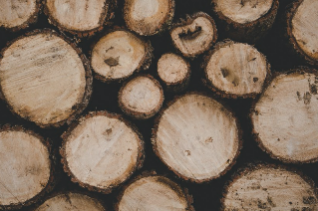
#> input picture imgs/1.png, 318 x 211 px, given in place of 1.jpg, which was not available
$ python first_image.py   (older library calls are emulated)
#> lines starting #> are read from the running program, lines starting #| are printed output that depends on the picture; after the words box and inside, x2 and y2 are one past the last pixel; in counts of white or black regions, pixels touching at a corner belong together; pictures that were not available may be replaced by others from this repository, and a replacement may not be noted
# _*_ coding: utf-8 _*_
__author__ = 'LelandYan'
__date__ = '2019/5/16 19:32'
import numpy as np
import cv2
import matplotlib.pyplot as plt
import copy
from pylab import mpl
import skimage
# 防止中文乱码
mpl.rcParams['font.sans-serif'] = ['SimHei']


class processing_image:
    def __init__(self, filename="./raw_data/1.jpg", output="./out_data"):
        self.filename = filename
        self.output = output

    def op_gray_to_four_type(self, kernel=(9, 9), erode_iter=5, dilate_iter=5):

#> called with kernel = (9, 9), erode_iter = 5, dilate_iter = 5
        img = cv2.imread(self.filename)
#> img is the input picture: shape (211, 318, 3); mean B, G, R 91.3, 107.9, 126.3
        # gray
        img = cv2.cvtColor(img, cv2.COLOR_BGR2GRAY)
#> img: shape (211, 318)
        # erode dilate
        closed = cv2.erode(img, None, iterations=erode_iter)
        img = cv2.dilate(closed, None, iterations=dilate_iter)

        kernel = np.ones(kernel, np.uint8)
        # open operation
        img_open = cv2.morphologyEx(img, op=cv2.MORPH_OPEN, kernel=kernel)
        # close operation
        img_close = cv2.morphologyEx(img, op=cv2.MORPH_CLOSE, kernel=kernel)
        # gradient operation
        img_grad = cv2.morphologyEx(img, op=cv2.MORPH_GRADIENT, kernel=kernel)
        # tophat operation
        img_tophat = cv2.morphologyEx(img, op=cv2.MORPH_TOPHAT, kernel=kernel)
#> img_tophat: shape (211, 318); every value is 0
        # blackhat operation
        img_blackhat = cv2.morphologyEx(img, op=cv2.MORPH_BLACKHAT, kernel=kernel)
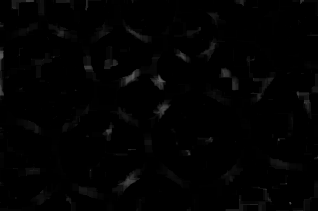
#> img_blackhat: shape (211, 318); min 0, max 93, mean 2.1
        # Plot the images
        images = [img, img_open, img_close, img_grad,
                  img_tophat, img_blackhat]
        names = ["raw_img", "img_open", "img_close", "img_grad", "img_tophat", "img_blackhat"]
        cv2.imwrite(self.output+"/gradient_image1.jpg",img_grad)
        fig, axs = plt.subplots(nrows=2, ncols=3, figsize=(15, 15))
        for ind, p in enumerate(images):
            ax = axs[ind // 3, ind % 3]
            ax.imshow(p, cmap='gray')
            ax.set_title(names[ind])
            ax.axis('off')
#> this loop made 6 passes
        plt.show()

    def op_first_to_three_type(self, flag=False):
        # 全局阈值
        def threshold_demo(image):
            gray = cv2.cvtColor(image, cv2.COLOR_RGB2GRAY)  # 把输入图像灰度化
            # 直接阈值化是对输入的单通道矩阵逐像素进行阈值分割。
            ret, binary = cv2.threshold(gray, 0, 255, cv2.THRESH_BINARY | cv2.THRESH_TRIANGLE)
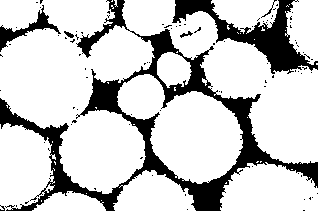
#> binary: shape (211, 318); 79.1% white; 95 black regions (89 under 20 px), largest, box (x1, y1, x2, y2) and area: (0, 0, 318, 211) 9895, (172, 0, 318, 74) 3172, (0, 5, 61, 52) 611, (64, 31, 74, 38) 36, (180, 31, 193, 38) 36, (261, 0, 277, 18) 32
#> ret = 46
            if flag:
                cv2.imwrite(self.output + "/global_binary_first1.jpg", binary)
            return binary

        # 局部阈值
        def local_threshold(image):
            gray = cv2.cvtColor(image, cv2.COLOR_RGB2GRAY)  # 把输入图像灰度化
            # 自适应阈值化能够根据图像不同区域亮度分布，改变阈值
            binary = cv2.adaptiveThreshold(gray, 255, cv2.ADAPTIVE_THRESH_GAUSSIAN_C, cv2.THRESH_BINARY, 25, 10)
#> binary: shape (211, 318); 75.8% white; 529 black regions (489 under 20 px), largest, box (x1, y1, x2, y2) and area: (0, 0, 296, 211) 11644, (244, 116, 318, 189) 846, (287, 0, 318, 79) 332

            if flag:
                cv2.imwrite(self.output + "/local_binary_first1.jpg", binary)
            return binary

        # 用户自己计算阈值
        def custom_threshold(image):
            gray = cv2.cvtColor(image, cv2.COLOR_RGB2GRAY)  # 把输入图像灰度化
            h, w = gray.shape[:2]
#> h = 211; w = 318
            m = np.reshape(gray, [1, w * h])
            mean = m.sum() / (w * h)
#> mean = 111.5
            ret, binary = cv2.threshold(gray, mean, 255, cv2.THRESH_BINARY)
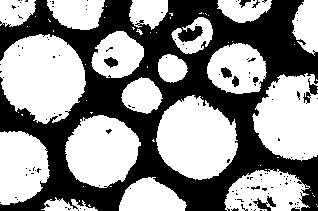
#> binary: shape (211, 318); 56.4% white; 133 black regions (122 under 20 px), largest, box (x1, y1, x2, y2) and area: (0, 0, 318, 211) 28287, (253, 196, 276, 211) 144, (303, 78, 318, 104) 133
#> ret = 111
            if flag:
                cv2.imwrite(self.output + "/custom_binary_first1.jpg", binary)
            return binary

        if flag:
            src = cv2.imread("./out_data/gray_cutting_image1.jpg")
        else:
            src = cv2.imread(self.filename)
        src = cv2.cvtColor(src, cv2.COLOR_BGR2RGB)
        global_scr = threshold_demo(src)
        local_scr = local_threshold(src)
        custom_src = custom_threshold(src)
        images = [src, global_scr, local_scr,
                  custom_src]
        names = ["src", "global_scr", "local_scr", "custom_src"]
        fig, axs = plt.subplots(nrows=2, ncols=2, figsize=(10, 10))
        for ind, p in enumerate(images):
            ax = axs[ind // 2, ind % 2]
            ax.imshow(p, cmap='gray')
            ax.set_title(names[ind])
            ax.axis('off')
#> this loop made 4 passes
        plt.show()

    # [32 lines left out: function op_cutting_image, not called in this run]

    def op_edge_test(self):
        def gray_dege_test():
            img = cv2.imread("./out_data/gradient_image1.jpg")
#> img: shape (211, 318, 3); min 0, max 139, mean 42.3
            gray = cv2.cvtColor(img, cv2.COLOR_BGR2GRAY)
            blurred = cv2.GaussianBlur(gray, (9, 9), 0)
            ret, binary = cv2.threshold(blurred, 127, 255, cv2.THRESH_BINARY)
#> binary: shape (211, 318); 0.04% white in thin lines or dots, all inside (x1, y1, x2, y2) = (70, 164, 225, 177)
            closed = cv2.dilate(binary, None, iterations=110)
#> closed: shape (211, 318); 73.3% white; 1 black region, box (x1, y1, x2, y2) and area: (0, 0, 318, 63) 17907
            closed = cv2.erode(closed, None, iterations=120)
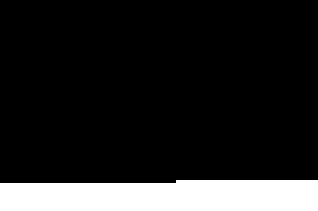
#> closed: shape (211, 318); 13.9% white; 1 white region, box (x1, y1, x2, y2) and area: (0, 180, 318, 211) 9330

            _, contours, hierarchy = cv2.findContours(closed, cv2.RETR_TREE, cv2.CHAIN_APPROX_SIMPLE)
#> contours = 1 item

            cv2.drawContours(img, contours, -1, (0, 0, 255), 3)
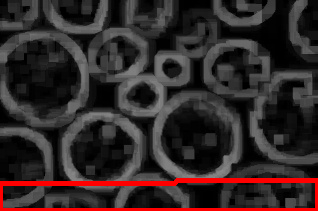
#> img: shape (211, 318, 3); mean B, G, R 40.6, 40.6, 50.8
            plt.imshow(img)
            plt.show()
            cv2.imwrite(self.output + "/gray_edge_test.jpg", img)

        def fourier_edge_test():
            img = cv2.imread('./out_data/gradient_image1.jpg', 0)
            f = np.fft.fft2(img)
            fshift = np.fft.fftshift(f)

            rows, cols = img.shape
#> rows = 211; cols = 318
            crow, ccol = int(rows / 2), int(cols / 2)
#> crow = 105; ccol = 159
            for i in range(crow - 30, crow + 30):
                for j in range(ccol - 30, ccol + 30):
                    fshift[i][j] = 0.0
            f_ishift = np.fft.ifftshift(fshift)
            img_back = np.fft.ifft2(f_ishift)  # 进行高通滤波
            # 取绝对值
            img_back = np.abs(img_back)
            plt.subplot(121), plt.imshow(img, cmap='gray')  # 因图像格式问题，暂已灰度输出
            plt.title('Input Image'), plt.xticks([]), plt.yticks([])
            # 先对灰度图像进行伽马变换，以提升暗部细节
            rows, cols = img_back.shape
            gamma = copy.deepcopy(img_back)
            rows = img.shape[0]
            cols = img.shape[1]
            for i in range(rows):
                for j in range(cols):
                    gamma[i][j] = 5.0 * pow(gamma[i][j], 0.34)  # 0.34这个参数是我手动调出来的，根据不同的图片，可以选择不同的数值
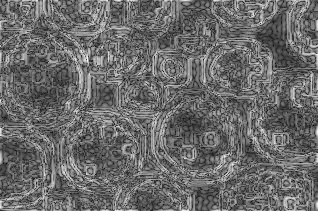
#> gamma: shape (211, 318) float64; min 0.676, max 18.85, mean 8.3; drawn with min black and max white
            # 对灰度图像进行反转

            for i in range(rows):
                for j in range(cols):
                    gamma[i][j] = 255 - gamma[i][j]

            plt.subplot(122), plt.imshow(gamma, cmap='gray')
            plt.title('Result in HPF'), plt.xticks([]), plt.yticks([])
            cv2.imwrite(self.output + "/fourier_edge_test_image1.jpg", gamma)
            plt.show()

        def canny_edge_test():
            img = cv2.imread('./out_data/gradient_image1.jpg', 0)
            edges = cv2.Canny(img, 100, 200)
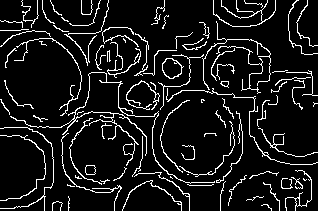
#> edges: shape (211, 318); 9.5% white in thin lines or dots

            plt.subplot(121), plt.imshow(img, cmap='gray')
            plt.title('original'), plt.xticks([]), plt.yticks([])
            plt.subplot(122), plt.imshow(edges, cmap='gray')
            plt.title('edge'), plt.xticks([]), plt.yticks([])
            cv2.imwrite(self.output + "/canny_edge_test_image1.jpg", edges)
            plt.show()

        gray_dege_test()
        fourier_edge_test()
        canny_edge_test()

    def op_trans_plot(self):
        im_in = cv2.imread("./out_data/custom_binary_first1.jpg", cv2.IMREAD_GRAYSCALE)
        th, im_th = cv2.threshold(im_in, 220, 255, cv2.THRESH_BINARY_INV)

        # Copy the thresholded image.
#> (the run stopped early here; a loop or call above may not have finished)

$ run again, with imgs/10.png copied over imgs/1.png
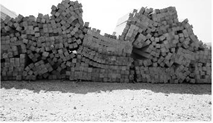
#> input picture imgs/10.png, 213 x 123 px, given in place of 1.jpg, which was not available
#> in op_gray_to_four_type, img is the input picture: shape (123, 213, 3); min 0, max 255, mean 143.3
#> img_tophat: shape (123, 213); every value is 0
#> the loop in op_gray_to_four_type, `for ind, p in enumerate(images):` made 6 passes
#> in threshold_demo, `ret, binary = cv2.threshold(gray, 0, 255, cv2.THRESH_BINARY | cv2.THRE..`:
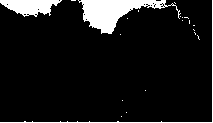
#> binary: shape (123, 213); 9.6% white; 21 white regions (18 under 20 px), largest, box (x1, y1, x2, y2) and area: (78, 0, 181, 34) 1466, (0, 0, 62, 17) 669, (0, 0, 213, 123) 345
#> in threshold_demo, `ret, binary = cv2.threshold(gray, 0, 255, cv2.THRESH_BINARY | cv2.THRE..`: ret = 249
#> mean = 143.3
#> in custom_threshold, `ret, binary = cv2.threshold(gray, mean, 255, cv2.THRESH_BINARY)`: ret = 143
#> the loop in op_first_to_three_type, `for ind, p in enumerate(images):` made 4 passes
#> contours = [[[0, 0], [0, 122], [212, 122], [212, 0]]]
#> in canny_edge_test, `edges = cv2.Canny(img, 100, 200)`:
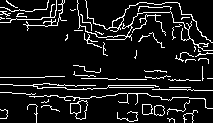
#> edges: shape (123, 213); 10.2% white in thin lines or dots

$ run again, with imgs/11.png copied over imgs/1.png
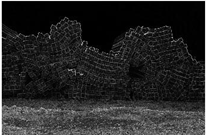
#> input picture imgs/11.png, 206 x 135 px, given in place of 1.jpg, which was not available
#> in op_gray_to_four_type, img is the input picture: shape (135, 206, 3); min 0, max 255, mean 38.1
#> img_tophat: shape (135, 206); every value is 0
#> the loop in op_gray_to_four_type, `for ind, p in enumerate(images):` made 6 passes
#> in threshold_demo, `ret, binary = cv2.threshold(gray, 0, 255, cv2.THRESH_BINARY | cv2.THRE..`:
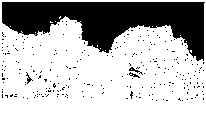
#> binary: shape (135, 206); 75% white; 254 black regions (250 under 20 px), largest, box (x1, y1, x2, y2) and area: (2, 2, 205, 61) 6482, (129, 67, 143, 75) 31, (26, 72, 33, 84) 27, (129, 72, 140, 78) 25
#> in threshold_demo, `ret, binary = cv2.threshold(gray, 0, 255, cv2.THRESH_BINARY | cv2.THRE..`: ret = 5
#> mean = 38.06
#> in custom_threshold, `ret, binary = cv2.threshold(gray, mean, 255, cv2.THRESH_BINARY)`: ret = 38
#> the loop in op_first_to_three_type, `for ind, p in enumerate(images):` made 4 passes
#> contours = []
#> after the loop in fourier_edge_test, `for i in range(rows):`:
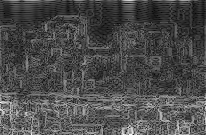
#> gamma: shape (135, 206) float64; min 0.488, max 13.95, mean 4.5; drawn with min black and max white
#> edges: shape (135, 206); 0.03% white in thin lines or dots, all inside (x1, y1, x2, y2) = (0, 109, 4, 115)
